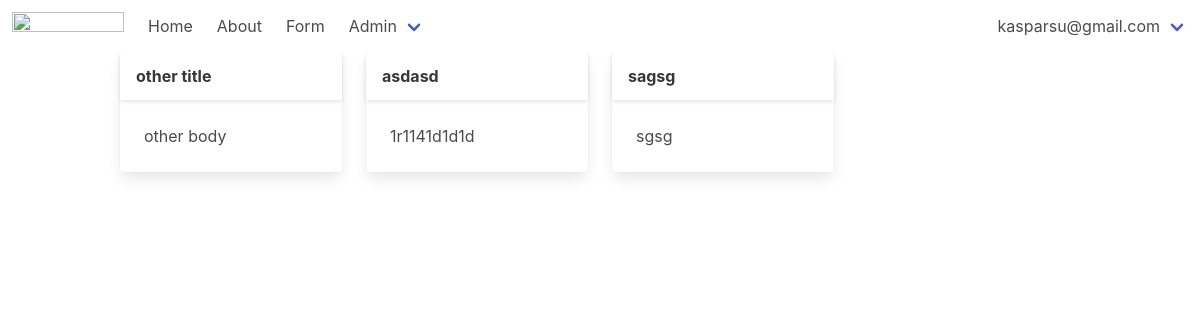
/ (signed in), run on the app's committed database.
### tables this page shows
CREATE TABLE users
(
    id       integer
        constraint users_pk
            primary key autoincrement,
    email    text not null
        constraint users_pk2
            unique,
    password text not null
);

CREATE TABLE posts
(
    id    integer
        constraint posts_pk
            primary key autoincrement,
    title text,
    body  text
);

### helpers.php (called while the page is built, shortened)
<?php
function view($viewName, $variables=[]){
    extract($variables);
    include __DIR__ . "/views/$viewName.php";
}
function auth(){
   return User::auth();
}

### src/Controllers/PublicController.php (called while the page is built, shortened)
<?php
class PublicController {
    public function index(){
        $posts = Post::all();
        view('index', compact('posts'));
    }
}

### src/DB.php (called while the page is built, shortened)
<?php
class DB {
    private $conn;
    public function __construct()
    {
        try {
            $this->conn = new PDO("sqlite:db.sqlite");
            $this->conn->setAttribute(PDO::ATTR_ERRMODE, PDO::ERRMODE_EXCEPTION);
        } catch(PDOException $e) {
            echo "Connection failed: " . $e->getMessage();
        }
    }
    public function all(string $table, string $className){
        $stmt = $this->conn->prepare("SELECT * FROM $table");
        $stmt->execute();
        $stmt->setFetchMode(PDO::FETCH_CLASS, $className);
        return $stmt->fetchAll();
    }
    public function find(string $table, string $className, $id){
        $stmt = $this->conn->prepare("SELECT * FROM $table WHERE id=$id");
        $stmt->execute();
        $stmt->setFetchMode(PDO::FETCH_CLASS, $className);
        return $stmt->fetch();
    }
}

### src/Models/Model.php (called while the page is built, shortened)
<?php
class Model {
    static $table;
    public static function all(){
        $db = new DB();
        return $db->all(static::$table, static::class);
    }
    public static function find($id){
        $db = new DB();
        return $db->find(static::$table, static::class, $id);
    }
}

### src/Models/User.php (called while the page is built, shortened)
<?php
class User extends Model {
    public static function auth(){
        if(isset($_SESSION['user'])){
            return User::find($_SESSION['user']);
        }
        return false;
    }
}

### views/index.php (the view)
<?php include __DIR__ . '/partials/header.php' ?>
<div class="container">
    <div class="columns">
        <?php foreach ($posts as $post) : ?>
            <div class="column is-3">
                <div class="card mb-3">
                    <header class="card-header">
                        <p class="card-header-title">
                            <?= $post->title ?>
                        </p>
                    </header>
                    <div class="card-content">
                        <div class="content">
                            <?= $post->body ?>
                        </div>
                    </div>
                </div>
            </div>
        <?php endforeach; ?>
    </div>
</div>
<?php include __DIR__ . '/partials/footer.php' ?>

### views/partials/nav.php (shortened to what this page needs)
<nav class="navbar" role="navigation" aria-label="main navigation">
  <div class="navbar-brand">
    <a class="navbar-item" href="/">
      <img src="https://bulma.io/images/bulma-logo.png" width="112" height="28">
    </a>
  </div>
  <div id="navbarBasicExample" class="navbar-menu">
    <div class="navbar-start">
      <a href="/" class="navbar-item">
        Home
      </a>
      <a href="/about" class="navbar-item">
        About
      </a>
      <a href="/form" class="navbar-item">
        Form
      </a>
      <div class="navbar-item has-dropdown is-hoverable">
        <a class="navbar-link">
          Admin
        </a>
      </div>
    </div>
    <div class="navbar-end">
      <?php if (auth()) : ?>
        <div class="navbar-item has-dropdown is-hoverable">
          <a class="navbar-link">
            <?=auth()->email?>
          </a>
        </div>
      <?php endif ?>
    </div>
  </div>
</nav>

### data on the page
users: email "kasparsu@gmail.com"
posts: title "other title", body "other body"
posts: title "asdasd", body "1r1141d1d1d"
posts: title "sagsg", body "sgsg"
